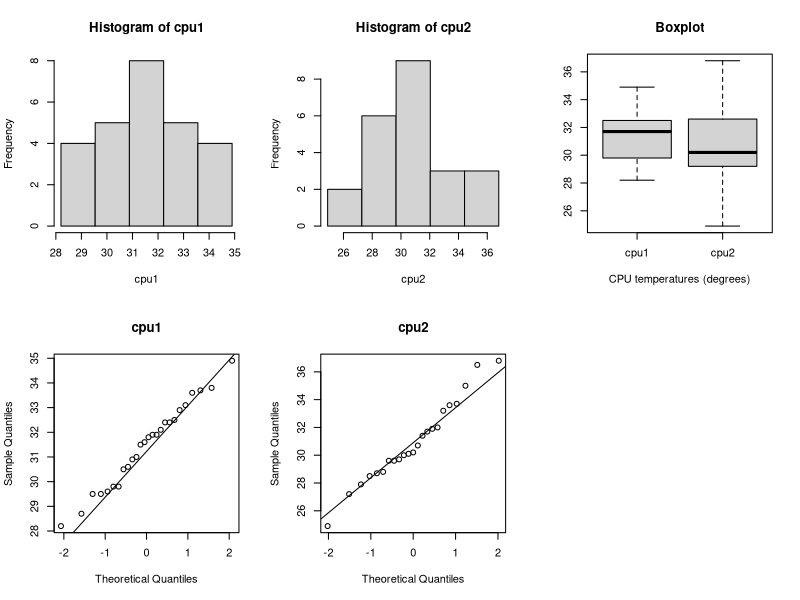

R code for this plot:
cpu1 = c(31.6, 29.6, 31.9, 28.7, 29.8, 34.9, 28.2, 32.4, 31.8, 33.7, 30.5, 29.8, 31.5, 29.5, 30.6, 33.6, 33.1, 29.5, 33.8, 30.9, 32.5, 32.9, 31.0, 32.4, 31.9, 32.1)
cpu2 = c(27.2, 36.8, 30.1, 30.2, 32.0, 29.6, 35.0, 29.6, 33.2, 36.5, 28.7, 29.7, 31.9, 28.5, 30.7, 33.6, 33.7, 24.9, 30.0, 28.8, 27.9, 31.7, 31.4)
par(mfrow=c(2,3)) 
hist(cpu1, breaks = seq(min(cpu1),max(cpu1),length = 6))
hist(cpu2, breaks = seq(min(cpu2),max(cpu2),length = 6))
boxplot(cpu1,cpu2,xlab="CPU temperatures (degrees)",names = c("cpu1","cpu2"), main = "Boxplot")
f <- function(x) round(c(StDev. = sd(x), summary(x), IQR. = IQR(x)), 2); sapply(list(cpu1=cpu1, cpu2=cpu2), f)
qqnorm(cpu1, main = "cpu1")
qqline(cpu1)
qqnorm(cpu2, main = "cpu2")
qqline(cpu2)
shapiro.test(cpu1)
shapiro.test(cpu2)
var.test(cpu1,cpu2)
t.test(cpu1, cpu2)
wilcox.test(cpu1,cpu2)